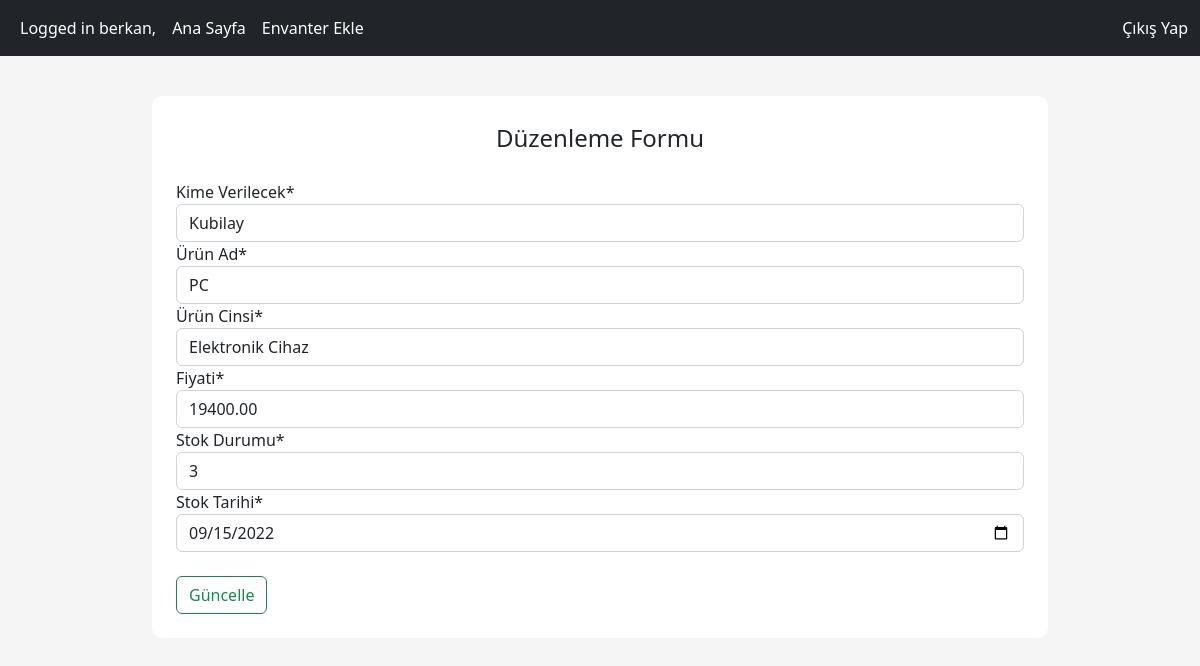
The app's page /inventory/update/30 (signed in) with its own data.
### inventory/models.py (models this page shows, shortened)
class Inventory(models.Model):
    Kime_Verilecek = models.CharField(max_length=100, null=True, blank=False)
    Ürün_Numarasi = models.CharField(max_length=100, unique=True, null=True, blank=False)
    Ürün_Ad = models.CharField(max_length=100, null=True, blank=False)
    Ürün_Cinsi = models.CharField(max_length=90, null=True, blank=False)
    Fiyati = models.DecimalField(max_digits=19, decimal_places=2, null=True, blank=False)
    Stok_Durumu = models.IntegerField(null=True, blank=False)
    Stok_Tarihi = models.DateField(null=True)

### inventory/views.py (the view)
# urls.py: path("update/<int:pk>", update_inventory, name="update_inventory"),
@login_required
def update_inventory(request, pk):
    inventory = get_object_or_404(Inventory, pk=pk)
    if request.method == "POST":
        updateForm = UpdateInventoryForm(data=request.POST)
        if updateForm.is_valid():
            inventory.Kime_Verilecek = updateForm.data['Kime_Verilecek']
            inventory.Ürün_Ad = updateForm.data['Ürün_Ad']
            inventory.Ürün_Cinsi = updateForm.data['Ürün_Cinsi']
            inventory.Fiyati = updateForm.data['Fiyati']
            inventory.Stok_Durumu = updateForm.data['Stok_Durumu']
            inventory.Stok_Tarihi = updateForm.data['Stok_Tarihi']
            messages.info(request, "Ürün Güncellendi")
            inventory.save()
            return redirect(f"/inventory/per_product/{pk}")
    else:
        updateForm = UpdateInventoryForm(instance=inventory)
    context = {"form": updateForm}
    return render(request, "inventory/inventory_update.html", context=context)

### inventory/forms.py
class UpdateInventoryForm(ModelForm):
    class Meta:
        model = Inventory
        fields = ["Kime_Verilecek", "Ürün_Ad", "Ürün_Cinsi", "Fiyati", "Stok_Durumu", "Stok_Tarihi"]
        widgets = {
            'Stok_Tarihi': DateInput()
        }

### templates/inventory/inventory_update.html (shortened to what this page needs)
{% extends "../layout.html" %}
{% load crispy_forms_tags %}
{% load static %}
{% block content %}
<div class="content-section">
    <form method="POST">
        <fieldset>
            <legend class="border=bottom pd-2 mb-4 text-center">Düzenleme Formu</legend>
            <div class="form-group">
                {{ form|crispy }}
            </div>
            <div class="form-group pt-4">
                <button class="btn btn-outline-success" type="submit">Güncelle</button>
            </div>
        </fieldset>
    </form>
</div>
{% endblock %}

### templates/layout.html (shortened to what this page needs)
{% load static %}
<!DOCTYPE html>
<html lang="en">
<head>
    <link href="https://cdn.jsdelivr.net/npm/bootstrap@5.2.0/dist/css/bootstrap.min.css" rel="stylesheet">
    <link rel="stylesheet" href="{% static 'css/main.css' %}" type="text/css">
    <link rel="stylesheet" href="https://use.fontawesome.com/releases/v5.4.1/css/all.css">
    <link
    rel="stylesheet"
    href="https://cdnjs.cloudflare.com/ajax/libs/font-awesome/5.12.0-2/css/all.min.css"
    />
</head>
<body>
    <nav class="navbar navbar-expand-lg navbar-dark bg-dark">
      <div class="container-fluid">
        <div class="collapse navbar-collapse" id="navbarNav">
          <ul class="navbar-nav">
            {% if request.user.is_authenticated %}
            <li >
            <u><a class="nav-link active" style="color:white" >Logged in {{ user.username }},</a></u>
            </li>
            {% endif %}
              <li>
                <a class="nav-link active" aria-current="page" href="{% url 'inventory_list' %}">Ana Sayfa</a>
              </li>
              {% if request.user.is_authenticated %}
              <li>
                <a class="nav-link active" aria-current="page" href="{% url 'add_inventory' %}">Envanter Ekle</a>
              </li>
          </ul>
        </div>
        <a style="color:white" class="nav-link active" aria-current="page" href="{% url 'logout' %}">Çıkış Yap</a>
      </div>
      {% endif %}
      </nav>
      <main>
        <div class="container-fluid">
            <div class="row">
                <div class="col-md-1"></div>
                <div class="col-md-10 col-sm-12 col-xm-12">
                {% block content %}
                {% endblock %}
                </div>
                <div class="col-md-1"></div>
            </div>
        </div>
      </main>
</body>
</html>

### static/css/main.css (style rules this page uses)
body { background-color: #f5f5f5; }
.content-section { background: white; margin: 40px; padding: 1.5rem 1.5rem; border-radius: 10px; }

### records on screen
Inventory: Kime_Verilecek "Kubilay", Ürün_Ad "PC", Ürün_Cinsi "Elektronik Cihaz", Fiyati "19400.00", Stok_Durumu "3", Stok_Tarihi "09/15/2022"

### other values on screen
{{ user.username }} "berkan"
